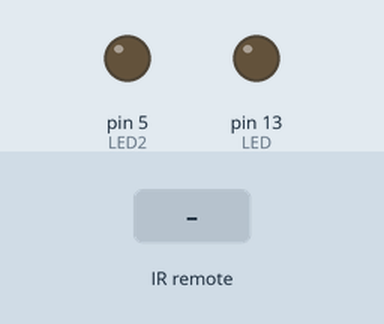
Recording of a sketch running on a simulated Arduino Uno, built with avr-gcc and run on an emulated ATmega328P. Parts: output pins drawn as LEDs (lit = HIGH). The test bench sets the inputs (shaded band).

Above: at 1.2 s.
1.3 s: infrared code 0xFFE01F received
At 2.1 s:
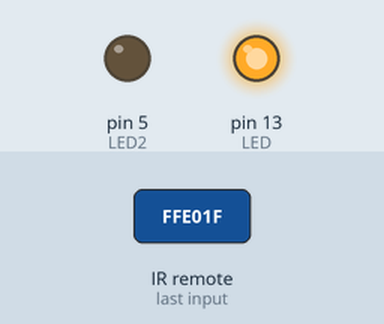
2.8 s: infrared code 0xFF22DD received
At 3.3 s:
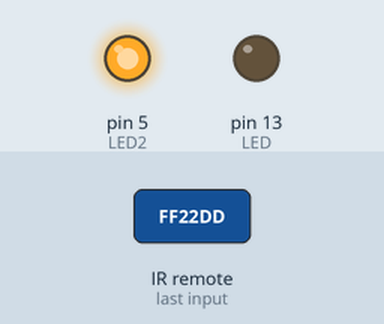
Timing chart, 0 to 5.8 s (numbered marks = the images above; inputs shaded):
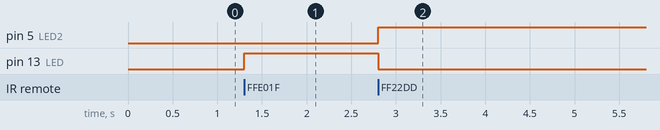

Measured:
- after the input at 1.3 s, pin 13 (LED): LOW → HIGH at once
- after the input at 2.8 s, pin 5 (LED2): LOW → HIGH at once; pin 13 (LED): HIGH → LOW at once

The sketch:

sketch_nov08b.ino
```cpp
/*
 Some Sample code of how to use your IR remote

 * Lets get started:

 The IR sensor's pins are attached to Arduino as so:
 Pin 1 to Vout (pin 11 on Arduino)
 Pin 2 to GND
 Pin 3 to Vcc (+5v from Arduino)

*/

#include <IRremote.h>

int IRpin = 11;  // pin for the IR sensor
int LED = 13;
int LED2 = 5;
IRrecv irrecv(IRpin);
decode_results results;

boolean LEDon = true; // initializing LEDon as true
boolean LEDon2 = true; // initializing LEDon as true

void setup()
{
  Serial.begin(9600);
  irrecv.enableIRIn(); // Start the receiver
  pinMode(LED, OUTPUT);
  pinMode(LED2, OUTPUT);
}

void loop()
{

  if (irrecv.decode(&results))
    {

      irrecv.resume();   // Receive the next value
    }

   if (results.value == 16769055)  // change zero to your IR remote button number
     {
       digitalWrite(LED,HIGH);

       }else{

      digitalWrite(LED,LOW);
      }


   if (results.value == 16720605)  // change zero to your IR remote button number
     {
       digitalWrite(LED2,HIGH);

       }else{

      digitalWrite(LED2,LOW);
      }
 }
```
